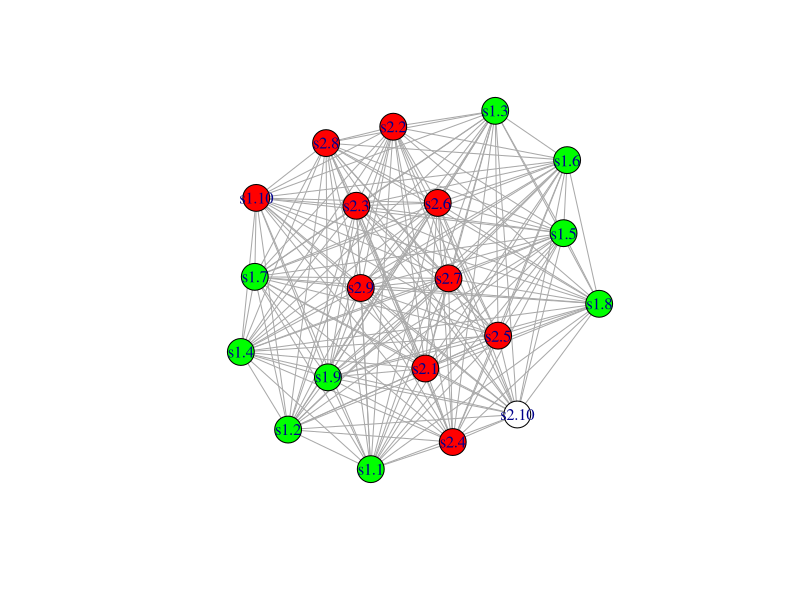
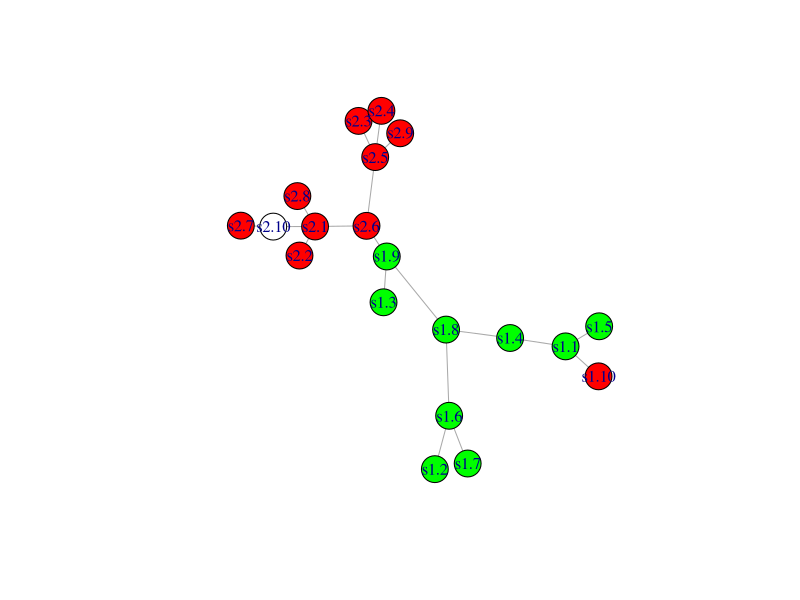

Write the R code that produced these figures, in order. (Note: this script raises an error after producing the figures.)
# simple test
require(igraph)
require(plyr)
nSamp <- 10 # n1 and n2, the number of samples, nv = nSamp * 2
nGene <- 40 # p, number of genes

grp1 <- cbind(rep(0, nGene), rep(0.1, nGene))

grp1Dat <- aaply(seq(1, nSamp), 1, function(x){rnorm(nGene, grp1[,1], grp1[,2])})

grp2 <- cbind(rep(1, nGene), rep(0.2, nGene))
grp2Dat <- aaply(seq(1, nSamp), 1, function(x){rnorm(nGene, grp2[,1], grp2[,2])})

geneProfile <- cbind(t(grp1Dat), t(grp2Dat))

rownames(geneProfile) <- paste("g", seq(1, nGene), sep=".")
colnames(geneProfile) <- c(paste("s1", seq(1, nSamp), sep="."), paste("s2", seq(1, nSamp), sep="."))

data <- geneProfile
nv1 <- nSamp

dimensions <- dim(data)
p <- dimensions[1]
nv <- dimensions[2]
number_perm <- 1000			# number of random permutations
combinations <- factorial(nv) / (factorial(nv-nv1)*factorial(nv1))
gt <- aperm(data, c(2,1)) # transpose the array?? -> yes, this is a simple transpose of the data
Wmat <- as.matrix(dist(gt, method = "euclidean", diag = TRUE, upper = TRUE, p = 2))
gr <- graph.adjacency(Wmat, weighted = TRUE, mode = "undirected")

# this is the code supplied with the paper, and I assume used for analysis (see lines 32-33 of SupplementaryText.txt)
V(gr)[c(0:(nv1-1))]$color <- "green"
V(gr)[c(nv1:(nv-1))]$color <- "red"

mst <- minimum.spanning.tree(gr)



plot(gr)
par(ask=T)
plot(mst)

# this is how I think it was supposed to be done
gr2 <- gr
V(gr2)[c(1:(nv1))]$color <- "green"
V(gr2)[c(nv1+1:(nv))]$color <- "red"

mst2 <- minimum.spanning.tree(gr2)

plot(gr2)
plot(mst2)
